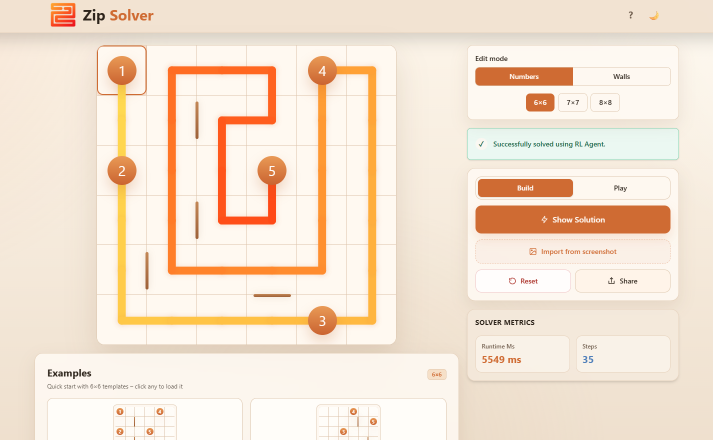
#> input picture ZipImage.png, 1425 x 880 px (shown at 1/2 size); its folder holds only this picture in this run
$ python -i grid_localizer.py   (imports and definitions only)
#> lines starting #> are read from the running program, lines starting #| are printed output that depends on the picture; after the words box and inside, x2 and y2 are one past the last pixel; in counts of white or black regions, pixels touching at a corner belong together
#> further down, picture is the input picture: shape (880, 1425, 3); mean B, G, R 210.7, 227.8, 244.9
from typing import TYPE_CHECKING, Dict, Optional, Tuple

from backend.input_validation.screenshot.screenshot_errors import (
    AmbiguousBoardError,
    NoBoardDetectedError,
    UnreadableImageError,
)

if TYPE_CHECKING:
    import numpy as np

ALLOWED_SIZES = (6, 7, 8)


class GridLocalizer:
    """
    Finds and isolates the localized puzzle grid within the overall bounding screenshot.

    Responsibility:
        Identifies spatial origins and scales associated with the gameplay area, dividing
        the raw graphical matrix into clearly mapped, coordinate-bound cells for downstream
        marker and wall extractions.

    Implementation Details:
        Operates internally using two distinct sizing modes: a production pipeline utilizing
        a predetermined frontend dimension hint to reliably slice bounds without estimation,
        and a legacy diagnostic fallback executing edge-based estimations to determine cell scales.
        Calculations anchor heavily on highly saturated orange waypoint discs and background
        panel brightness to overcome low-contrast structural renderings.
    """

    def localize_grid(
        self,
        image_data: "np.ndarray",
        board_size: Optional[int] = None,
    ) -> Tuple[int, Dict[Tuple[int, int], Tuple[int, int, int, int]]]:
        """
        Detects the spatial board and segments the bounds for individual cells.

        Args:
            image_data: The normalized multi-channel pixel array representing the gameplay capture.
            board_size: The explicitly defined structural dimension provided by outer orchestrators,
                serving as an authoritative hint to bypass estimation algorithms.

        Returns:
            A tuple coupling the definitively identified grid dimension with a dictionary mapping
            logical coordinate pairs directly to raw pixel bounding boxes.

        Raises:
            UnreadableImageError: If the input array is empty or critically undefined.
            AmbiguousBoardError: If the size cannot be mathematically resolved to supported topologies.

        Implementation Details:
            Safely delays the import of computer vision modules to prevent boot-time registry bloat.
            Selects geometric resolution logic dynamically based on the presence of the sizing hint,
            generating an active coordinate dictionary matching pixel slices to grid logicals.
        """
        if image_data is None or image_data.size == 0:
            raise UnreadableImageError("Image data cannot be None or empty.")

        import cv2  # noqa: F401  (lazy import; used by helpers)

        self.last_waypoint_cells: Dict[Tuple[int, int], Tuple[float, float, float]] = {}

        if board_size is not None:
            if board_size not in ALLOWED_SIZES:
                raise AmbiguousBoardError(
                    f"Unsupported board size {board_size}; expected 6, 7, or 8."
                )
            from backend.input_validation.screenshot.linkedin_grid_localizer import (
                localize_linkedin_grid,
            )

            monochrome = localize_linkedin_grid(image_data, board_size)
            if monochrome is not None:
                bounds, self.last_waypoint_cells = monochrome
                return board_size, bounds
            origin_x, origin_y, pitch = self._solve_geometry(image_data, board_size)
            return board_size, self._cell_bounds(board_size, origin_x, origin_y, pitch)

        # ── Legacy size-estimation path (no size hint) ───────────────────────
        n = self._estimate_size_from_edges(image_data)
        if n not in ALLOWED_SIZES:
            raise AmbiguousBoardError(
                "A grid was found but its size could not be resolved to 6x6, 7x7, or "
                f"8x8 (estimated {n}). Provide the board size or use a clearer screenshot."
            )
        origin_x, origin_y, pitch = self._solve_geometry(image_data, n)
        return n, self._cell_bounds(n, origin_x, origin_y, pitch)

    # ── Geometry ─────────────────────────────────────────────────────────────

    # [342 lines left out: functions _solve_geometry, _detect_circles, _panel_bounds, _disc_spacing_pitch, _nearest_neighbour_pitch, _cell_bounds, not called in this run]

    # ── Legacy edge-based size estimation (no size hint) ─────────────────────

    def _estimate_size_from_edges(self, image_data) -> int:
        """
        Provides fallback dimensional metrics directly querying visual contrast limits.

        Args:
            image_data: The target matrix parsed for raw visual demarcations.

        Returns:
            The raw numeric mapping defining the overall span detected via contrast peaks.

        Implementation Details:
            Maintains internal test compatibility. Invokes edge identification via Canny mapping,
            summing linear responses mathematically across axes to determine absolute interior volumes.
        """
        import cv2

        gray = cv2.cvtColor(image_data, cv2.COLOR_BGR2GRAY)
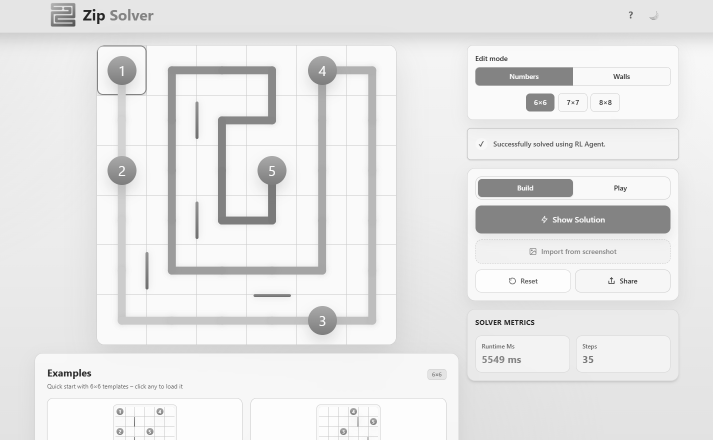
#> gray: shape (880, 1425) (shown at 1/2 size); min 38, max 253, mean 231
        edges = cv2.Canny(gray, 50, 150)
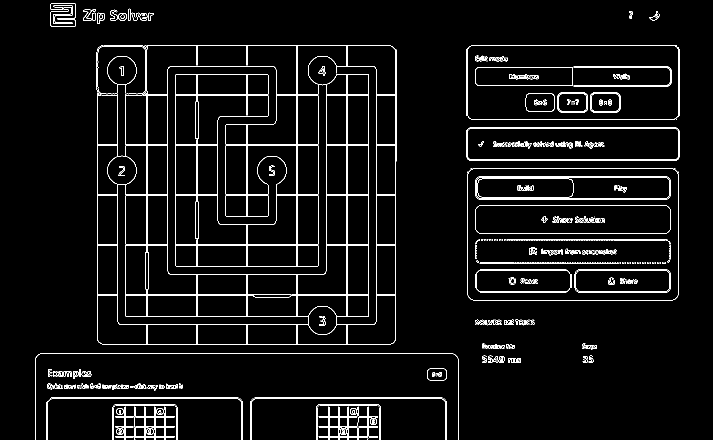
#> edges: shape (880, 1425) (shown at 1/2 size); 4% white in thin lines or dots, all inside (x1, y1, x2, y2) = (70, 6, 1359, 880)

        def count_lines(projection) -> int:
            threshold = projection.max() * 0.4 if projection.max() > 0 else 0
#> threshold = 59466
            peaks, in_peak = 0, False
            for value in projection:
                if value > threshold and not in_peak:
                    peaks += 1
                    in_peak = True
                elif value <= threshold:
                    in_peak = False
#> after the loop, peaks = 22
            return peaks

        vertical = count_lines(edges.sum(axis=0))
#> vertical = 22
        horizontal = count_lines(edges.sum(axis=1))
#> the loop in count_lines (call 2), `for value in projection:` made 880 passes
#> (value, in_peak) on passes 2 to 13: (0, False), (0, False), (0, False), (0, False), (0, False), (12240, False), (765, False), (510, False), (510, False), (510, False), (10200, False), (1020, False)
#> (peaks, in_peak) on pass 92: (1, True)
#> horizontal = 33
        return int(round((vertical + horizontal) / 2) - 1)

>>> import cv2
>>> picture = cv2.imread('../../../ZipImage.png')
>>> result = GridLocalizer().localize_grid(picture)
#> in localize_grid, `n = self._estimate_size_from_edges(image_data)`: n = 27
#> (the run stopped early here; a loop or call above may not have finished)
